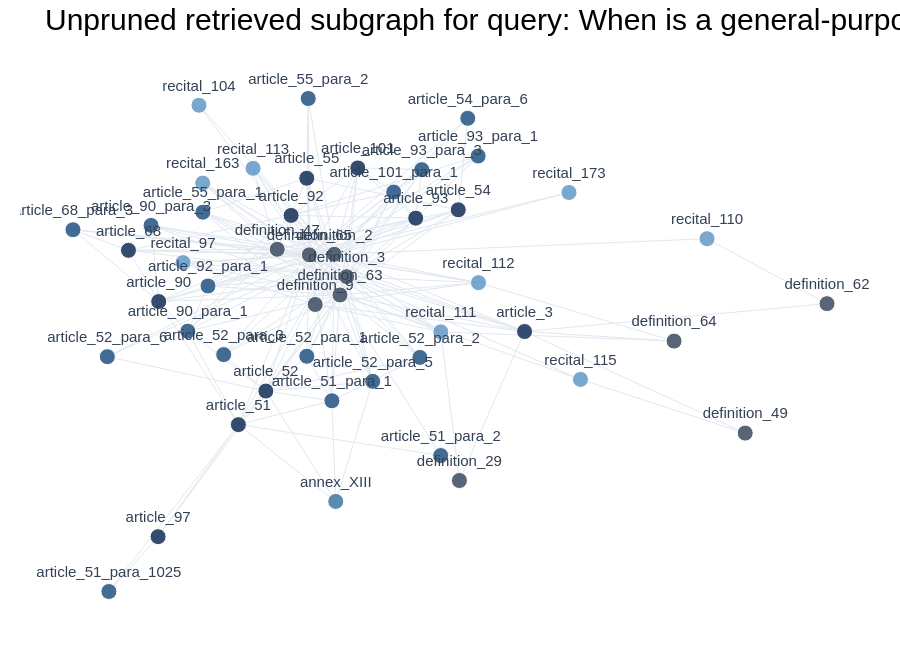

The notebook cell this image was saved under:
### Code cell
retrieval_result["figure"]

### Figure 1 — Plotly figure (JSON) as saved in the notebook; plotly's stock layout.template omitted (floating-point values rounded to 4 significant figures; data arrays with more than 128 entries replaced by an {"elided": "..."} marker saying what was removed)
{"data": [{"hoverinfo": "none", "line": {"color": "#E2E8F0", "width": 1}, "mode": "lines", "type": "scatter", "x": {"elided": "570 float values"}, "y": {"elided": "570 float values"}}, {"hoverinfo": "text", "hovertext": ["node_id=recital_111<br>type=recital<br>degree=8<br>similarity=nan<br>prize=0.00", "node_id=article_52_para_3<br>type=paragraph<br>degree=5<br>similarity=nan<br>prize=0.00", "node_id=definition_62<br>type=definition<br>degree=2<br>similarity=nan<br>prize=0.00", "node_id=article_3<br>type=article<br>degree=10<br>similarity=nan<br>prize=0.00", "node_id=recital_110<br>type=recital<br>degree=2<br>similarity=nan<br>prize=0.00", "node_id=article_54<br>type=article<br>degree=7<br>similarity=nan<br>prize=0.00", "node_id=definition_49<br>type=definition<br>degree=2<br>similarity=nan<br>prize=0.00", "node_id=definition_63<br>type=definition<br>degree=27<br>similarity=nan<br>prize=0.00", "node_id=article_52_para_6<br>type=paragraph<br>degree=3<br>similarity=nan<br>prize=0.00", "node_id=article_51_para_1<br>type=paragraph<br>degree=8<br>similarity=nan<br>prize=0.00", "node_id=recital_113<br>type=recital<br>degree=5<br>similarity=nan<br>prize=0.00", "node_id=article_90_para_1<br>type=paragraph<br>degree=8<br>similarity=nan<br>prize=0.00", "node_id=article_51_para_2<br>type=paragraph<br>degree=2<br>similarity=nan<br>prize=0.00", "node_id=article_93<br>type=article<br>degree=10<br>similarity=nan<br>prize=0.00", "node_id=article_52_para_5<br>type=paragraph<br>degree=6<br>similarity=nan<br>prize=0.00", "node_id=article_52_para_1<br>type=paragraph<br>degree=6<br>similarity=nan<br>prize=0.00", "node_id=definition_65<br>type=definition<br>degree=32<br>similarity=nan<br>prize=0.00", "node_id=recital_97<br>type=recital<br>degree=5<br>similarity=nan<br>prize=0.00", "node_id=recital_173<br>type=recital<br>degree=2<br>similarity=nan<br>prize=0.00", "node_id=article_93_para_1<br>type=paragraph<br>degree=4<br>similarity=nan<br>prize=0.00", "node_id=article_51_para_1025<br>type=paragraph<br>degree=2<br>similarity=nan<br>prize=0.00", "node_id=article_97<br>type=article<br>degree=3<br>similarity=nan<br>prize=0.00", "node_id=article_90_para_3<br>type=paragraph<br>degree=5<br>similarity=nan<br>prize=0.00", "node_id=article_52_para_2<br>type=paragraph<br>degree=6<br>similarity=nan<br>prize=0.00", "node_id=annex_XIII<br>type=annex<br>degree=4<br>similarity=nan<br>prize=0.00", "node_id=article_55_para_1<br>type=paragraph<br>degree=6<br>similarity=nan<br>prize=0.00", "node_id=article_68<br>type=article<br>degree=7<br>similarity=nan<br>prize=0.00", "node_id=definition_9<br>type=definition<br>degree=6<br>similarity=nan<br>prize=0.00", "node_id=definition_2<br>type=definition<br>degree=34<br>similarity=nan<br>prize=0.00", "node_id=recital_115<br>type=recital<br>degree=3<br>similarity=nan<br>prize=0.00", "node_id=recital_112<br>type=recital<br>degree=7<br>similarity=nan<br>prize=0.00", "node_id=definition_29<br>type=definition<br>degree=2<br>similarity=nan<br>prize=0.00", "node_id=article_92_para_1<br>type=paragraph<br>degree=7<br>similarity=nan<br>prize=0.00", "node_id=definition_64<br>type=definition<br>degree=3<br>similarity=nan<br>prize=0.00", "node_id=article_54_para_6<br>type=paragraph<br>degree=3<br>similarity=nan<br>prize=0.00", "node_id=article_52<br>type=article<br>degree=13<br>similarity=nan<br>prize=0.00", "node_id=definition_3<br>type=definition<br>degree=22<br>similarity=nan<br>prize=0.00", "node_id=article_101_para_1<br>type=paragraph<br>degree=8<br>similarity=nan<br>prize=0.00", "node_id=article_51<br>type=article<br>degree=10<br>similarity=nan<br>prize=0.00", "node_id=article_90<br>type=article<br>degree=10<br>similarity=nan<br>prize=0.00", "node_id=article_92<br>type=article<br>degree=12<br>similarity=nan<br>prize=0.00", "node_id=article_55<br>type=article<br>degree=8<br>similarity=nan<br>prize=0.00", "node_id=article_55_para_2<br>type=paragraph<br>degree=3<br>similarity=nan<br>prize=0.00", "node_id=article_93_para_3<br>type=paragraph<br>degree=7<br>similarity=nan<br>prize=0.00", "node_id=definition_47<br>type=definition<br>degree=15<br>similarity=nan<br>prize=0.00", "node_id=article_101<br>type=article<br>degree=8<br>similarity=nan<br>prize=0.00", "node_id=recital_163<br>type=recital<br>degree=5<br>similarity=nan<br>prize=0.00", "node_id=article_68_para_3<br>type=paragraph<br>degree=5<br>similarity=nan<br>prize=0.00", "node_id=recital_104<br>type=recital<br>degree=2<br>similarity=nan<br>prize=0.00"], "marker": {"color": ["#6B9EC9", "#2F5D8A", "#475569", "#1F3A5F", "#6B9EC9", "#1F3A5F", "#475569", "#475569", "#2F5D8A", "#2F5D8A", "#6B9EC9", "#2F5D8A", "#2F5D8A", "#1F3A5F", "#2F5D8A", "#2F5D8A", "#475569", "#6B9EC9", "#6B9EC9", "#2F5D8A", "#2F5D8A", "#1F3A5F", "#2F5D8A", "#2F5D8A", "#4A7FA7", "#2F5D8A", "#1F3A5F", "#475569", "#475569", "#6B9EC9", "#6B9EC9", "#475569", "#2F5D8A", "#475569", "#2F5D8A", "#1F3A5F", "#475569", "#2F5D8A", "#1F3A5F", "#1F3A5F", "#1F3A5F", "#1F3A5F", "#2F5D8A", "#2F5D8A", "#475569", "#1F3A5F", "#6B9EC9", "#2F5D8A", "#6B9EC9"], "line": {"color": "#FFFFFF", "width": 1}, "opacity": 0.9, "size": [16, 16, 16, 16, 16, 16, 16, 16, 16, 16, 16, 16, 16, 16, 16, 16, 16, 16, 16, 16, 16, 16, 16, 16, 16, 16, 16, 16, 16, 16, 16, 16, 16, 16, 16, 16, 16, 16, 16, 16, 16, 16, 16, 16, 16, 16, 16, 16, 16]}, "mode": "markers+text", "text": ["recital_111", "article_52_para_3", "definition_62", "article_3", "recital_110", "article_54", "definition_49", "definition_63", "article_52_para_6", "article_51_para_1", "recital_113", "article_90_para_1", "article_51_para_2", "article_93", "article_52_para_5", "article_52_para_1", "definition_65", "recital_97", "recital_173", "article_93_para_1", "article_51_para_1025", "article_97", "article_90_para_3", "article_52_para_2", "annex_XIII", "article_55_para_1", "article_68", "definition_9", "definition_2", "recital_115", "recital_112", "definition_29", "article_92_para_1", "definition_64", "article_54_para_6", "article_52", "definition_3", "article_101_para_1", "article_51", "article_90", "article_92", "article_55", "article_55_para_2", "article_93_para_3", "definition_47", "article_101", "recital_163", "article_68_para_3", "recital_104"], "textposition": "top center", "type": "scatter", "x": [0.1806, -0.2452, 0.9382, 0.345, 0.7029, 0.2149, 0.7778, -0.01706, -0.4734, -0.03294, -0.1876, -0.3156, 0.1805, 0.1315, 0.04709, -0.08216, -0.07725, -0.3249, 0.4321, 0.254, -0.4703, -0.3739, -0.3877, 0.1397, -0.02538, -0.286, -0.432, -0.06567, -0.02826, 0.4547, 0.2546, 0.2172, -0.276, 0.6382, 0.2336, -0.1625, -0.003945, 0.08826, -0.2164, -0.3726, -0.1129, -0.08223, -0.07931, 0.1433, -0.1402, 0.01786, -0.2864, -0.5408, -0.2936], "y": [-0.1314, -0.2075, -0.03697, -0.1302, 0.1803, 0.277, -0.4701, -0.0078, -0.2145, -0.3619, 0.4159, -0.129, -0.5452, 0.2491, -0.2969, -0.213, 0.1263, 0.1004, 0.3349, 0.4569, -1, -0.8165, 0.2248, -0.2169, -0.6988, 0.2689, 0.1414, -0.03976, 0.1282, -0.2904, 0.03331, -0.6287, 0.02211, -0.1622, 0.5832, -0.3294, 0.05328, 0.3364, -0.4417, -0.02999, 0.2582, 0.3826, 0.6494, 0.4113, 0.1448, 0.417, 0.3663, 0.2103, 0.6268]}], "layout": {"font": {"color": "#334155", "family": "Arial, sans-serif", "size": 15}, "height": 650, "margin": {"b": 20, "l": 20, "r": 20, "t": 60}, "paper_bgcolor": "#FFFFFF", "plot_bgcolor": "#FFFFFF", "showlegend": false, "title": {"font": {"color": "#000000", "family": "Arial, sans-serif", "size": 30}, "text": "Unpruned retrieved subgraph for query: When is a general-purpose AI model one with systemic risk?"}, "xaxis": {"color": "#475569", "showgrid": false, "showticklabels": false, "tickfont": {"family": "Arial, sans-serif", "size": 12}, "zeroline": false}, "yaxis": {"color": "#475569", "showgrid": false, "showticklabels": false, "tickfont": {"family": "Arial, sans-serif", "size": 12}, "zeroline": false}}}
